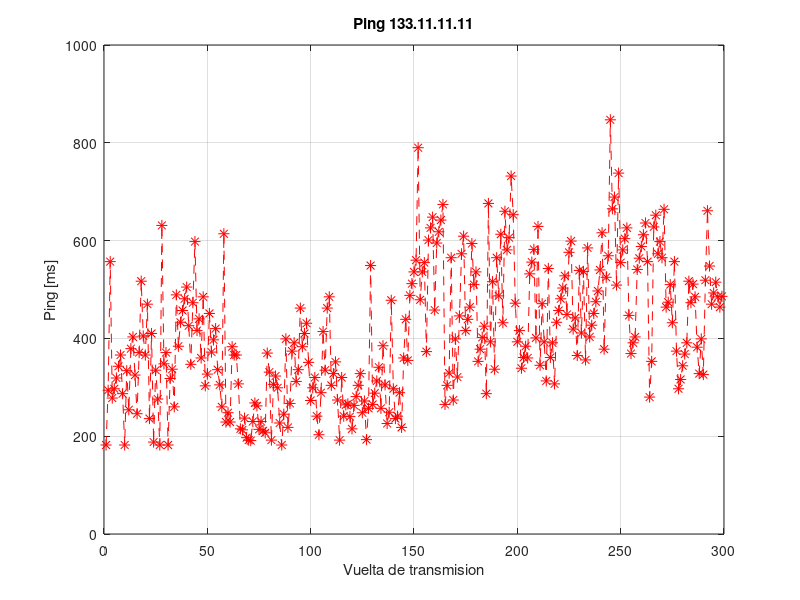

The MATLAB script that drew this image:
load tokio_RTT.dat;
plot(tokio_RTT, '--*', 'Color', 'r', 'LineWidth', 0.5, 'MarkerSize', 8);
grid on;
xlabel('Vuelta de transmision');
ylabel('Ping [ms]');
title('Ping 133.11.11.11');
print -dpng "trazaTokio.png";
